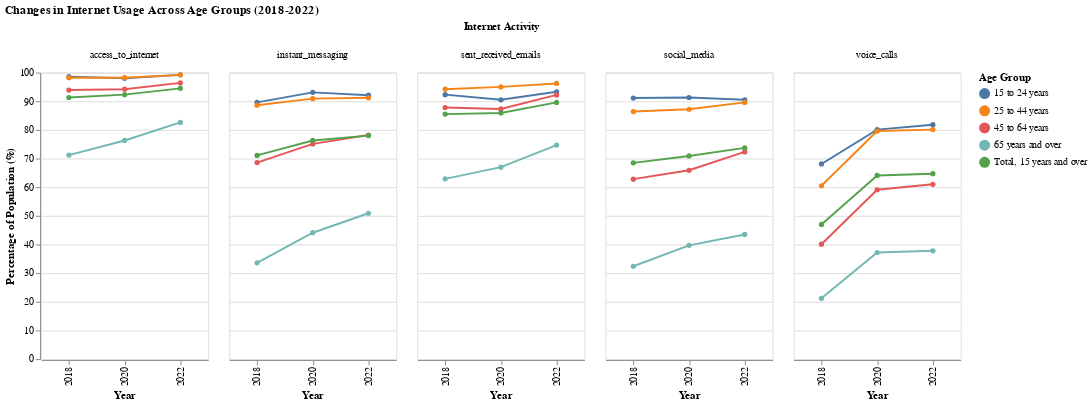

Notebook code for this chart:
### Code cell
chart = alt.Chart(df_melted).mark_line(point=True).encode(
    x=alt.X('year:O', title='Year'),
    y=alt.Y('percentage:Q', title='Percentage of Population (%)'),
    color=alt.Color('age_group:N', title='Age Group'),
    column=alt.Column('activity_type:N', title='Internet Activity'),
    tooltip=['year:O', 'age_group:N', 'percentage:Q', 'New_cases:Q']
).properties(
    width=175,
    height=300,
    title='Changes in Internet Usage Across Age Groups (2018-2022)'
)
chart

### Figure 1 — Vega-Lite specification as saved in the notebook (floating-point values rounded to 4 significant figures)
{"config": {"view": {"continuousWidth": 300, "continuousHeight": 300}}, "data": {"name": "data-76ce376498781835ec66c9e7489e24f4"}, "mark": {"type": "line", "point": true}, "encoding": {"color": {"field": "age_group", "title": "Age Group", "type": "nominal"}, "column": {"field": "activity_type", "title": "Internet Activity", "type": "nominal"}, "tooltip": [{"field": "year", "type": "ordinal"}, {"field": "age_group", "type": "nominal"}, {"field": "percentage", "type": "quantitative"}, {"field": "New_cases", "type": "quantitative"}], "x": {"field": "year", "title": "Year", "type": "ordinal"}, "y": {"field": "percentage", "title": "Percentage of Population (%)", "type": "quantitative"}}, "height": 300, "title": "Changes in Internet Usage Across Age Groups (2018-2022)", "width": 175, "$schema": "https://vega.github.io/schema/vega-lite/v5.20.1.json", "datasets": {"data-76ce376498781835ec66c9e7489e24f4": [{"age_group": "15 to 24 years", "year": 2018, "New_cases": 0.0, "activity_type": "access_to_internet", "percentage": 98.6}, {"age_group": "25 to 44 years", "year": 2018, "New_cases": 0.0, "activity_type": "access_to_internet", "percentage": 98.2}, {"age_group": "45 to 64 years", "year": 2018, "New_cases": 0.0, "activity_type": "access_to_internet", "percentage": 93.9}, {"age_group": "65 years and over", "year": 2018, "New_cases": 0.0, "activity_type": "access_to_internet", "percentage": 71.2}, {"age_group": "Total, 15 years and over", "year": 2018, "New_cases": 0.0, "activity_type": "access_to_internet", "percentage": 91.3}, {"age_group": "15 to 24 years", "year": 2020, "New_cases": 759.1, "activity_type": "access_to_internet", "percentage": 98.0}, {"age_group": "25 to 44 years", "year": 2020, "New_cases": 759.1, "activity_type": "access_to_internet", "percentage": 98.2}, {"age_group": "45 to 64 years", "year": 2020, "New_cases": 759.1, "activity_type": "access_to_internet", "percentage": 94.2}, {"age_group": "65 years and over", "year": 2020, "New_cases": 759.1, "activity_type": "access_to_internet", "percentage": 76.3}, {"age_group": "Total, 15 years and over", "year": 2020, "New_cases": 759.1, "activity_type": "access_to_internet", "percentage": 92.3}, {"age_group": "15 to 24 years", "year": 2022, "New_cases": 27330.0, "activity_type": "access_to_internet", "percentage": 99.2}, {"age_group": "25 to 44 years", "year": 2022, "New_cases": 27330.0, "activity_type": "access_to_internet", "percentage": 99.2}, {"age_group": "45 to 64 years", "year": 2022, "New_cases": 27330.0, "activity_type": "access_to_internet", "percentage": 96.4}, {"age_group": "65 years and over", "year": 2022, "New_cases": 27330.0, "activity_type": "access_to_internet", "percentage": 82.6}, {"age_group": "Total, 15 years and over", "year": 2022, "New_cases": 27330.0, "activity_type": "access_to_internet", "percentage": 94.5}, {"age_group": "15 to 24 years", "year": 2018, "New_cases": 0.0, "activity_type": "sent_received_emails", "percentage": 92.3}, {"age_group": "25 to 44 years", "year": 2018, "New_cases": 0.0, "activity_type": "sent_received_emails", "percentage": 94.2}, {"age_group": "45 to 64 years", "year": 2018, "New_cases": 0.0, "activity_type": "sent_received_emails", "percentage": 87.8}, {"age_group": "65 years and over", "year": 2018, "New_cases": 0.0, "activity_type": "sent_received_emails", "percentage": 62.9}, {"age_group": "Total, 15 years and over", "year": 2018, "New_cases": 0.0, "activity_type": "sent_received_emails", "percentage": 85.5}, {"age_group": "15 to 24 years", "year": 2020, "New_cases": 759.1, "activity_type": "sent_received_emails", "percentage": 90.5}, {"age_group": "25 to 44 years", "year": 2020, "New_cases": 759.1, "activity_type": "sent_received_emails", "percentage": 95.0}, {"age_group": "45 to 64 years", "year": 2020, "New_cases": 759.1, "activity_type": "sent_received_emails", "percentage": 87.3}, {"age_group": "65 years and over", "year": 2020, "New_cases": 759.1, "activity_type": "sent_received_emails", "percentage": 67.0}, {"age_group": "Total, 15 years and over", "year": 2020, "New_cases": 759.1, "activity_type": "sent_received_emails", "percentage": 85.9}, {"age_group": "15 to 24 years", "year": 2022, "New_cases": 27330.0, "activity_type": "sent_received_emails", "percentage": 93.3}, {"age_group": "25 to 44 years", "year": 2022, "New_cases": 27330.0, "activity_type": "sent_received_emails", "percentage": 96.2}, {"age_group": "45 to 64 years", "year": 2022, "New_cases": 27330.0, "activity_type": "sent_received_emails", "percentage": 92.2}, {"age_group": "65 years and over", "year": 2022, "New_cases": 27330.0, "activity_type": "sent_received_emails", "percentage": 74.7}, {"age_group": "Total, 15 years and over", "year": 2022, "New_cases": 27330.0, "activity_type": "sent_received_emails", "percentage": 89.6}, {"age_group": "15 to 24 years", "year": 2018, "New_cases": 0.0, "activity_type": "instant_messaging", "percentage": 89.6}, {"age_group": "25 to 44 years", "year": 2018, "New_cases": 0.0, "activity_type": "instant_messaging", "percentage": 88.6}, {"age_group": "45 to 64 years", "year": 2018, "New_cases": 0.0, "activity_type": "instant_messaging", "percentage": 68.6}, {"age_group": "65 years and over", "year": 2018, "New_cases": 0.0, "activity_type": "instant_messaging", "percentage": 33.6}, {"age_group": "Total, 15 years and over", "year": 2018, "New_cases": 0.0, "activity_type": "instant_messaging", "percentage": 71.1}, {"age_group": "15 to 24 years", "year": 2020, "New_cases": 759.1, "activity_type": "instant_messaging", "percentage": 93.1}, {"age_group": "25 to 44 years", "year": 2020, "New_cases": 759.1, "activity_type": "instant_messaging", "percentage": 90.9}, {"age_group": "45 to 64 years", "year": 2020, "New_cases": 759.1, "activity_type": "instant_messaging", "percentage": 75.1}, {"age_group": "65 years and over", "year": 2020, "New_cases": 759.1, "activity_type": "instant_messaging", "percentage": 44.1}, {"age_group": "Total, 15 years and over", "year": 2020, "New_cases": 759.1, "activity_type": "instant_messaging", "percentage": 76.3}, {"age_group": "15 to 24 years", "year": 2022, "New_cases": 27330.0, "activity_type": "instant_messaging", "percentage": 92.1}, {"age_group": "25 to 44 years", "year": 2022, "New_cases": 27330.0, "activity_type": "instant_messaging", "percentage": 91.2}, {"age_group": "45 to 64 years", "year": 2022, "New_cases": 27330.0, "activity_type": "instant_messaging", "percentage": 78.2}, {"age_group": "65 years and over", "year": 2022, "New_cases": 27330.0, "activity_type": "instant_messaging", "percentage": 50.9}, {"age_group": "Total, 15 years and over", "year": 2022, "New_cases": 27330.0, "activity_type": "instant_messaging", "percentage": 78.0}, {"age_group": "15 to 24 years", "year": 2018, "New_cases": 0.0, "activity_type": "social_media", "percentage": 91.1}, {"age_group": "25 to 44 years", "year": 2018, "New_cases": 0.0, "activity_type": "social_media", "percentage": 86.4}, {"age_group": "45 to 64 years", "year": 2018, "New_cases": 0.0, "activity_type": "social_media", "percentage": 62.8}, {"age_group": "65 years and over", "year": 2018, "New_cases": 0.0, "activity_type": "social_media", "percentage": 32.4}, {"age_group": "Total, 15 years and over", "year": 2018, "New_cases": 0.0, "activity_type": "social_media", "percentage": 68.5}, {"age_group": "15 to 24 years", "year": 2020, "New_cases": 759.1, "activity_type": "social_media", "percentage": 91.3}, {"age_group": "25 to 44 years", "year": 2020, "New_cases": 759.1, "activity_type": "social_media", "percentage": 87.2}, {"age_group": "45 to 64 years", "year": 2020, "New_cases": 759.1, "activity_type": "social_media", "percentage": 65.9}, {"age_group": "65 years and over", "year": 2020, "New_cases": 759.1, "activity_type": "social_media", "percentage": 39.7}, {"age_group": "Total, 15 years and over", "year": 2020, "New_cases": 759.1, "activity_type": "social_media", "percentage": 70.9}, {"age_group": "15 to 24 years", "year": 2022, "New_cases": 27330.0, "activity_type": "social_media", "percentage": 90.5}, {"age_group": "25 to 44 years", "year": 2022, "New_cases": 27330.0, "activity_type": "social_media", "percentage": 89.6}, {"age_group": "45 to 64 years", "year": 2022, "New_cases": 27330.0, "activity_type": "social_media", "percentage": 72.3}, {"age_group": "65 years and over", "year": 2022, "New_cases": 27330.0, "activity_type": "social_media", "percentage": 43.5}, {"age_group": "Total, 15 years and over", "year": 2022, "New_cases": 27330.0, "activity_type": "social_media", "percentage": 73.7}, {"age_group": "15 to 24 years", "year": 2018, "New_cases": 0.0, "activity_type": "voice_calls", "percentage": 68.1}, {"age_group": "25 to 44 years", "year": 2018, "New_cases": 0.0, "activity_type": "voice_calls", "percentage": 60.5}, {"age_group": "45 to 64 years", "year": 2018, "New_cases": 0.0, "activity_type": "voice_calls", "percentage": 40.1}, {"age_group": "65 years and over", "year": 2018, "New_cases": 0.0, "activity_type": "voice_calls", "percentage": 21.2}, {"age_group": "Total, 15 years and over", "year": 2018, "New_cases": 0.0, "activity_type": "voice_calls", "percentage": 47.0}, {"age_group": "15 to 24 years", "year": 2020, "New_cases": 759.1, "activity_type": "voice_calls", "percentage": 80.1}, {"age_group": "25 to 44 years", "year": 2020, "New_cases": 759.1, "activity_type": "voice_calls", "percentage": 79.6}, {"age_group": "45 to 64 years", "year": 2020, "New_cases": 759.1, "activity_type": "voice_calls", "percentage": 59.1}, {"age_group": "65 years and over", "year": 2020, "New_cases": 759.1, "activity_type": "voice_calls", "percentage": 37.2}, {"age_group": "Total, 15 years and over", "year": 2020, "New_cases": 759.1, "activity_type": "voice_calls", "percentage": 64.1}, {"age_group": "15 to 24 years", "year": 2022, "New_cases": 27330.0, "activity_type": "voice_calls", "percentage": 81.8}, {"age_group": "25 to 44 years", "year": 2022, "New_cases": 27330.0, "activity_type": "voice_calls", "percentage": 80.1}, {"age_group": "45 to 64 years", "year": 2022, "New_cases": 27330.0, "activity_type": "voice_calls", "percentage": 61.0}, {"age_group": "65 years and over", "year": 2022, "New_cases": 27330.0, "activity_type": "voice_calls", "percentage": 37.8}, {"age_group": "Total, 15 years and over", "year": 2022, "New_cases": 27330.0, "activity_type": "voice_calls", "percentage": 64.7}]}}
